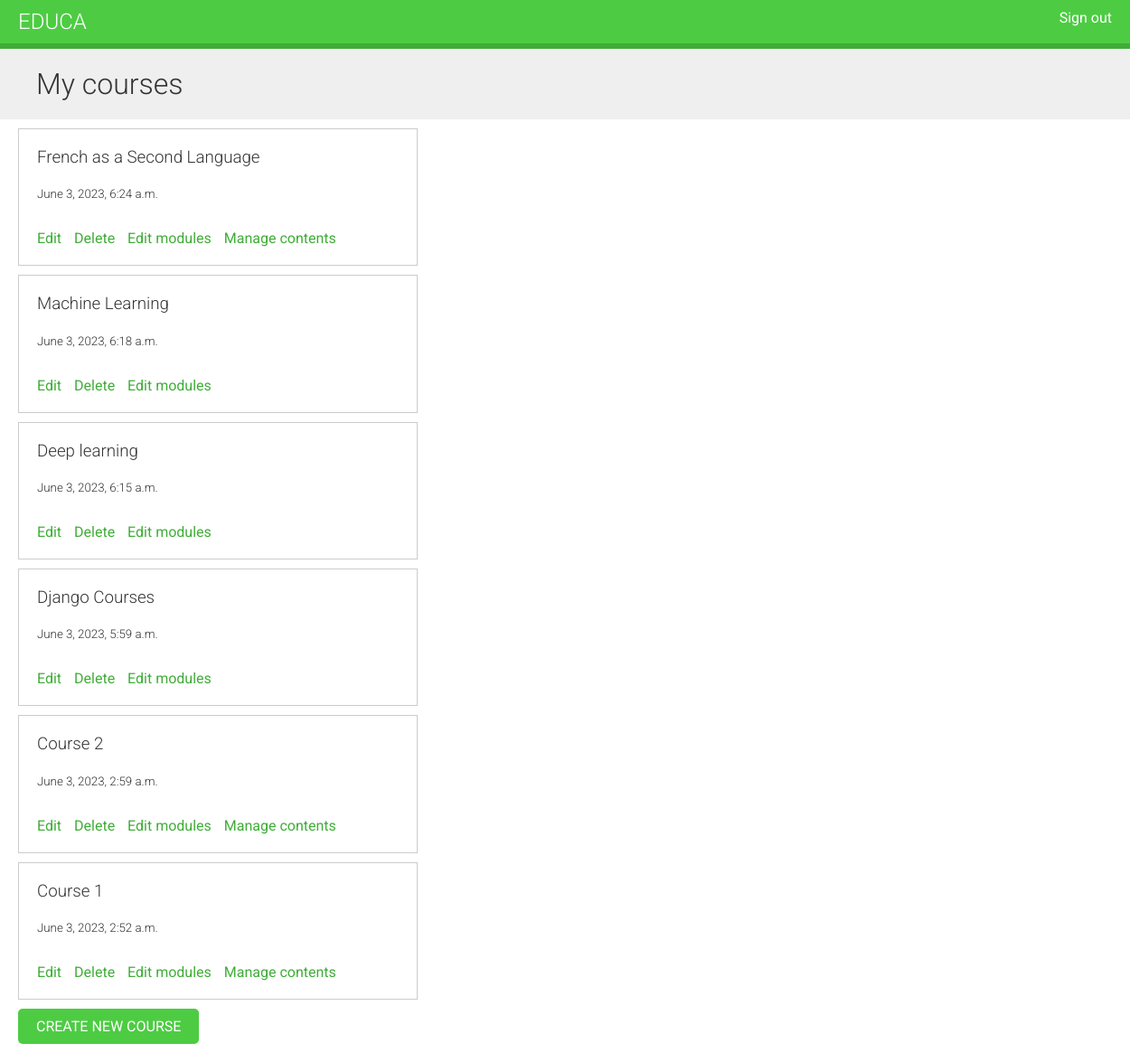
The page /course/mine/ (signed in) on the database its author committed.
### courses/models.py (models this page shows, shortened)
class Course(models.Model):
    owner = models.ForeignKey(User,
                              related_name='courses_created',
                              on_delete=models.CASCADE)
    subject = models.ForeignKey(Subject,
                                related_name='courses',
                                on_delete=models.CASCADE)
    title = models.CharField(max_length=200)
    slug = models.SlugField(max_length=200, unique=True)
    overview = models.TextField()
    created = models.DateTimeField(auto_now_add=True)
    students = models.ManyToManyField(User,
                                      related_name='courses_joined',
                                      blank=True)
    class Meta:
        ordering = ['-created']

### courses/views.py (the view)
# urls.py: path('mine/', views.ManageCourseListView.as_view(),
class ManageCourseListView(OwnerCourseMixin, ListView):
    template_name = 'courses/manage/course/list.html'
    permission_required = 'courses.view_course'

### courses/views.py (called while the page is built)
    def get_queryset(self):
        qs = super().get_queryset()
        return qs.filter(owner=self.request.user)

### courses/templates/courses/manage/course/list.html (shortened to what this page needs)
{% extends "base.html" %}
{% block content %}
    <h1>My courses</h1>
    <div class="module">
        {% for course in object_list %}
            <div class="course-info">
                <h3>{{ course.title }}</h3>
                <h5>{{ course.created }}</h5>
                <p>
                    <a href="{% url 'course_edit' course.id %}">Edit</a>
                    <a href="{% url 'course_delete' course.id %}">Delete</a>
                    <a href="{% url 'course_module_update' course.id %}">Edit modules</a>
                    {% if course.modules.count > 0 %}
                        <a href="{% url 'module_content_list' course.modules.first.id %}">
                            Manage contents
                        </a>
                    {% endif %}
                </p>
            </div>
        {% empty %}
            <p>ou haven't created any courses yet.</p>
        {% endfor %}
        <p>
            <a href="{% url 'course_create' %}" class="button">Create new course</a>
        </p>
    </div>
{% endblock %}

### courses/static/css/base.css (style rules this page uses)
body { margin:0; font-family:'Roboto', sans-serif; font-weight:400; color:#333; }
a { color:#3fad37; text-decoration:none; }
h1, h2, h3, h4, h5, h6 { font-family:'Roboto', sans-serif; font-weight:300; }
h1 { background:#efefef; width:100%; overflow:auto; padding:20px 0 20px 40px; margin:0; }
.module { padding:10px 20px; float:left; width:600px; }
.module h3 { margin:20px 0 0; padding:0; width:100%; }
.module p { margin:10px 0 20px; width:100%; float:left; }
input[type=submit], a.button { border-radius:5px; background:#4dcc43; color:#fff; font-size:16px; text-transform:uppercase; border:none; padding:10px 20px; margin:20px 0; }
.course-info { border:1px solid #ccc; padding:0 20px; margin-bottom:10px; width:400px; overflow:auto; }
.course-info a { margin-right:10px; }

### rows shown on the page
Course: title "French as a Second Language", created "June 3, 2023, 6:24 a.m.", shows "Manage contents"
Course: title "Machine Learning", created "June 3, 2023, 6:18 a.m."
Course: title "Deep learning", created "June 3, 2023, 6:15 a.m."
Course: title "Django Courses", created "June 3, 2023, 5:59 a.m."
Course: title "Course 2", created "June 3, 2023, 2:59 a.m.", shows "Manage contents"
Course: title "Course 1", created "June 3, 2023, 2:52 a.m.", shows "Manage contents"
